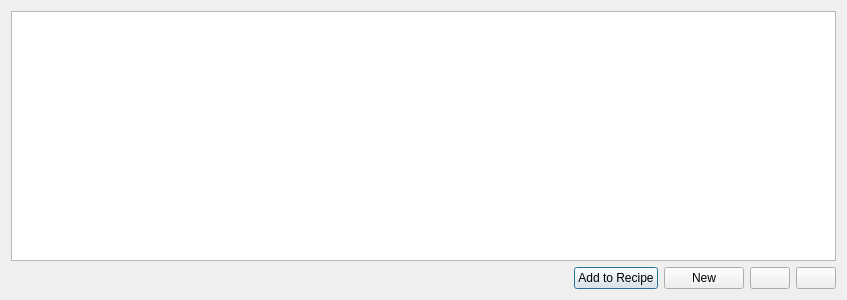
<?xml version="1.0" encoding="UTF-8"?>
<ui version="4.0">
 <class>miscDialog</class>
 <widget class="QDialog" name="miscDialog">
  <property name="geometry">
   <rect>
    <x>0</x>
    <y>0</y>
    <width>847</width>
    <height>300</height>
   </rect>
  </property>
  <property name="windowTitle">
   <string>Misc Database</string>
  </property>
  <layout class="QVBoxLayout" name="verticalLayout">
   <item>
    <widget class="QTableView" name="miscTableWidget"/>
   </item>
   <item>
    <layout class="QHBoxLayout" name="horizontalLayout">
     <item>
      <spacer name="horizontalSpacer">
       <property name="orientation">
        <enum>Qt::Horizontal</enum>
       </property>
       <property name="sizeHint" stdset="0">
        <size>
         <width>40</width>
         <height>20</height>
        </size>
       </property>
      </spacer>
     </item>
     <item>
      <widget class="QPushButton" name="pushButton_addToRecipe">
       <property name="sizePolicy">
        <sizepolicy hsizetype="Minimum" vsizetype="Fixed">
         <horstretch>0</horstretch>
         <verstretch>0</verstretch>
        </sizepolicy>
       </property>
       <property name="toolTip">
        <string>Add selected ingredient to recipe</string>
       </property>
       <property name="text">
        <string>Add to Recipe</string>
       </property>
       <property name="autoDefault">
        <bool>false</bool>
       </property>
       <property name="default">
        <bool>true</bool>
       </property>
      </widget>
     </item>
     <item>
      <widget class="QPushButton" name="pushButton_new">
       <property name="toolTip">
        <string>Create a new ingredient</string>
       </property>
       <property name="text">
        <string>New</string>
       </property>
       <property name="autoDefault">
        <bool>false</bool>
       </property>
      </widget>
     </item>
     <item>
      <widget class="QPushButton" name="pushButton_edit">
       <property name="toolTip">
        <string>Edit selected ingredient</string>
       </property>
       <property name="text">
        <string/>
       </property>
       <property name="icon">
        <iconset resource="../brewtarget.qrc">
         <normaloff>:/images/edit.svg</normaloff>:/images/edit.svg</iconset>
       </property>
       <property name="autoDefault">
        <bool>false</bool>
       </property>
      </widget>
     </item>
     <item>
      <widget class="QPushButton" name="pushButton_remove">
       <property name="toolTip">
        <string>Remove selected ingredient</string>
       </property>
       <property name="text">
        <string/>
       </property>
       <property name="icon">
        <iconset resource="../brewtarget.qrc">
         <normaloff>:/images/smallMinus.svg</normaloff>:/images/smallMinus.svg</iconset>
       </property>
       <property name="autoDefault">
        <bool>false</bool>
       </property>
      </widget>
     </item>
    </layout>
   </item>
  </layout>
 </widget>
 <resources>
  <include location="../brewtarget.qrc"/>
 </resources>
 <connections/>
</ui>
